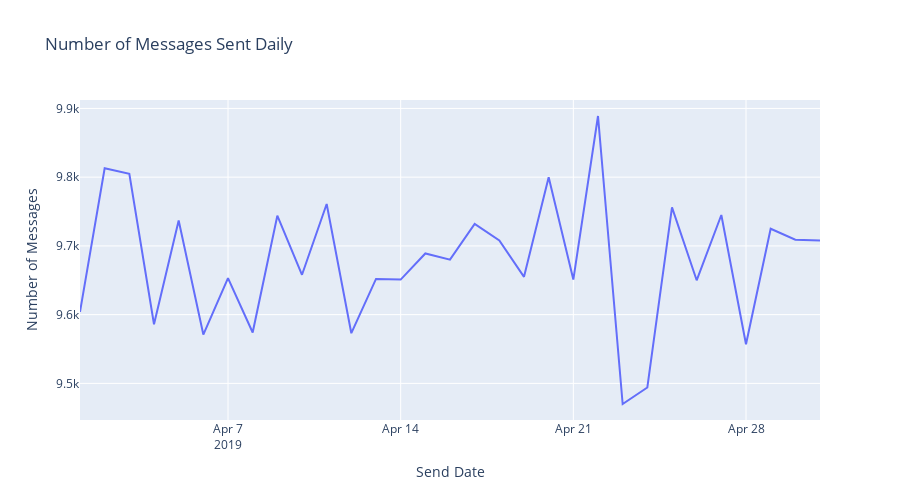

The code cell stored with this chart in its notebook:
### Markdown cell above
Any particular date more customers has been set SMS/EMail and did they buy?

### Code cell
# Count messages per day
sends = df.groupby('send_date').size().reset_index(name='Count')
# Plot
fig = px.line(sends, x='send_date', y='Count', title='Number of Messages Sent Daily', labels={'send_date': 'Send Date', 'Count': 'Number of Messages'})
fig.update_layout(width=900, height=500)
fig.show()

### Figure 1 — Plotly figure (JSON) as saved in the notebook; plotly's stock layout.template omitted (floating-point values rounded to 4 significant figures)
{"data": [{"hovertemplate": "Send Date=%{x}<br>Number of Messages=%{y}<extra></extra>", "legendgroup": "", "line": {"color": "#636efa", "dash": "solid"}, "marker": {"symbol": "circle"}, "mode": "lines", "name": "", "orientation": "v", "showlegend": false, "type": "scatter", "x": ["2019-04-01T00:00:00", "2019-04-02T00:00:00", "2019-04-03T00:00:00", "2019-04-04T00:00:00", "2019-04-05T00:00:00", "2019-04-06T00:00:00", "2019-04-07T00:00:00", "2019-04-08T00:00:00", "2019-04-09T00:00:00", "2019-04-10T00:00:00", "2019-04-11T00:00:00", "2019-04-12T00:00:00", "2019-04-13T00:00:00", "2019-04-14T00:00:00", "2019-04-15T00:00:00", "2019-04-16T00:00:00", "2019-04-17T00:00:00", "2019-04-18T00:00:00", "2019-04-19T00:00:00", "2019-04-20T00:00:00", "2019-04-21T00:00:00", "2019-04-22T00:00:00", "2019-04-23T00:00:00", "2019-04-24T00:00:00", "2019-04-25T00:00:00", "2019-04-26T00:00:00", "2019-04-27T00:00:00", "2019-04-28T00:00:00", "2019-04-29T00:00:00", "2019-04-30T00:00:00", "2019-05-01T00:00:00"], "xaxis": "x", "y": [9604, 9813, 9805, 9586, 9737, 9571, 9653, 9574, 9744, 9658, 9761, 9573, 9652, 9651, 9689, 9680, 9732, 9708, 9655, 9800, 9651, 9889, 9470, 9494, 9756, 9650, 9745, 9557, 9725, 9709, 9708], "yaxis": "y"}], "layout": {"height": 500, "legend": {"tracegroupgap": 0}, "title": {"text": "Number of Messages Sent Daily"}, "width": 900, "xaxis": {"anchor": "y", "domain": [0, 1], "title": {"text": "Send Date"}}, "yaxis": {"anchor": "x", "domain": [0, 1], "title": {"text": "Number of Messages"}}}}
